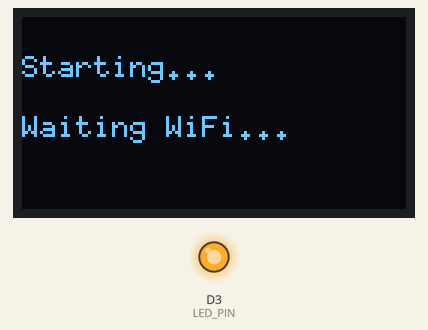
Recording of a sketch running on a simulated ESP8266 (NodeMCU). Parts: 128×64 one-colour display, output pins drawn as LEDs (lit = HIGH). WiFi joins after 1.5 s; servers stay silent unless stated; no MQTT or app messages arrive unless stated; what the sketch prints to the serial monitor is not drawn.

Above: at 0.1 s.
At 1.6 s:
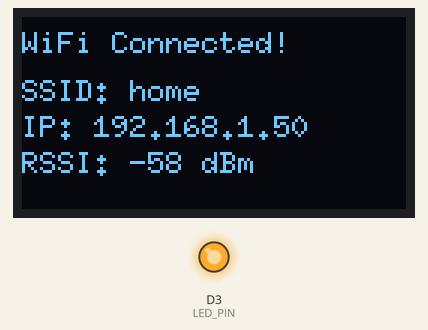
At 6.7 s:
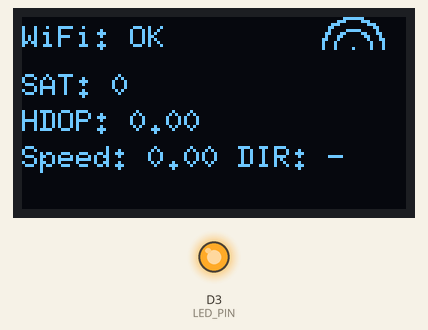

Measured:
- what the display in image 1 shows lasts 5.1 s, from 1.6 s to 6.7 s

The sketch:

esp8266_wifi_oled_IDE_Code.ino
```cpp
#include <Wire.h>
#include <U8g2lib.h>
#include <ESP8266WiFi.h>
#include <WiFiManager.h>
#include <PubSubClient.h>
#include <ArduinoJson.h>

// ===== OLED Config =====
#define OLED_SDA D2
#define OLED_SCL D1
U8G2_SH1106_128X64_NONAME_F_HW_I2C u8g2(U8G2_R0, U8X8_PIN_NONE);

// ===== MQTT Config =====
const char* mqtt_server = "broker.emqx.io";
const int mqtt_port = 1883;
const char* mqtt_topic = "gpsdata";

// ===== Pin Config =====
#define LED_PIN D3 // กระพริบเมื่อส่ง MQTT

WiFiClient espClient;
PubSubClient client(espClient);

// ===== ตัวแปรเก็บค่าล่าสุด =====
int sat = 0;
float hdop = 0.0;
float speed = 0.0;
String dir = "-";

// ===== ตัวแปรหน้าจอ =====
int displayPage = 0;        // 0=เริ่มต้น, 1=WiFi Info, 2=GPS
unsigned long pageStart = 0;

void displayWiFiInfo() {
  u8g2.clearBuffer();
  u8g2.setFont(u8g2_font_6x10_tf);

  // SSID
  u8g2.setCursor(0, 12);
  u8g2.print("WiFi Connected!");
  u8g2.setCursor(0, 28);
  u8g2.print("SSID: "); u8g2.print(WiFi.SSID());

  // IP
  u8g2.setCursor(0, 40);
  u8g2.print("IP: "); u8g2.print(WiFi.localIP());

  // RSSI (ความแรงสัญญาณ)
  u8g2.setCursor(0, 52);
  u8g2.print("RSSI: "); u8g2.print(WiFi.RSSI()); u8g2.print(" dBm");

  u8g2.sendBuffer();
}

// ===== reconnect control =====
unsigned long lastReconnectAttempt = 0;
const unsigned long reconnectInterval = 5000; // พยายาม reconnect ทุก 5 วินาที

// ===== ฟังก์ชันวาด WiFi icon (ครึ่งวงโค้ง) =====
void drawWiFiIcon(int x, int y, bool connected) {
  if (connected) {
    // วาดวงโค้ง 3 ชั้น (U8g2 ใช้มุม 0..255 สำหรับ arc)
    u8g2.drawArc(x, y, 10, 0, 128); // ชั้นใหญ่
    u8g2.drawArc(x, y, 6, 0, 128);  // ชั้นกลาง
    u8g2.drawPixel(x, y);           // จุดตรงกลาง
  } else {
    // กากบาท
    u8g2.drawLine(x-5, y-5, x+5, y+5);
    u8g2.drawLine(x-5, y+5, x+5, y-5);
  }
}

// ===== ฟังก์ชันแสดงบน OLED =====
void displayData(bool wifiOK) {
  u8g2.clearBuffer();
  u8g2.setFont(u8g2_font_6x10_tf);

  // WiFi status text
  u8g2.setCursor(0, 10);
  u8g2.print("WiFi: ");
  u8g2.print(wifiOK ? "OK" : "NO");

  // SAT (ไม่ใช้ XBMP เพื่อเรียบง่าย)
  u8g2.setCursor(0, 26);
  u8g2.print("SAT: "); u8g2.print(sat);

  // HDOP
  u8g2.setCursor(0, 38);
  u8g2.print("HDOP: "); u8g2.print(hdop, 2);

  // Speed
  u8g2.setCursor(0, 50);
  u8g2.print("Speed: "); u8g2.print(speed, 2);

  // Direction
  u8g2.setCursor(72, 50);
  u8g2.print("DIR: "); u8g2.print(dir);

  // WiFi icon มุมขวาบน
  drawWiFiIcon(110, 10, wifiOK);

  u8g2.sendBuffer();
}

// ===== reconnect แบบไม่บล็อก =====
bool tryReconnectMQTT() {
  if (client.connected()) return true;
  unsigned long now = millis();
  if (now - lastReconnectAttempt > reconnectInterval) {
    lastReconnectAttempt = now;
    Serial.print("Attempt MQTT connect...");
    if (client.connect("ESP8266Client-01")) {
      Serial.println("connected");
      return true;
    } else {
      Serial.print("failed rc=");
      Serial.println(client.state());
      // ไม่บล็อก — จะลองใหม่ในรอบหน้าหลัง interval
      return false;
    }
  }
  return false;
}

// ===== ตรวจ WiFi แบบไม่บล็อก (เรียกเริ่มต้น reconnect แต่ไม่รอ) =====
bool checkWiFiNonBlocking() {
  if (WiFi.status() == WL_CONNECTED) return true;
  // ถ้ายังไม่เชื่อมให้เริ่มต้นการเชื่อม (แต่ไม่รอ)
  WiFi.begin();
  return (WiFi.status() == WL_CONNECTED);
}

void setup() {
  Serial.begin(9600);
  pinMode(LED_PIN, OUTPUT);
  digitalWrite(LED_PIN, HIGH); // Active LOW

  Wire.begin(OLED_SDA, OLED_SCL);
  u8g2.begin();

   // แสดงข้อความชั่วคราวก่อนเชื่อม WiFi
  u8g2.clearBuffer();
  u8g2.setFont(u8g2_font_6x10_tf);
  u8g2.setCursor(0, 20);
  u8g2.print("Starting...");
  u8g2.setCursor(0, 40);
  u8g2.print("Waiting WiFi...");
  u8g2.sendBuffer();

 // WiFiManager
  WiFiManager wifiManager;
  wifiManager.setTimeout(180);
  if (!wifiManager.autoConnect("@ESP-GPS")) {
    Serial.println("Failed WiFi, restarting...");
    u8g2.clearBuffer();
    u8g2.setCursor(0, 30);
    u8g2.print("WiFi Failed!");
    u8g2.sendBuffer();
    delay(3000);
    ESP.restart();
  }
  client.setServer(mqtt_server, mqtt_port);
  // แสดงสถานะเริ่มต้น
  displayPage = 1;
  pageStart = millis();  // บันทึกเวลาเริ่มแสดงหน้านี้
  displayWiFiInfo();

  Serial.println("WiFi Connected.");
  Serial.print("SSID: "); Serial.println(WiFi.SSID());
  Serial.print("IP: "); Serial.println(WiFi.localIP());
  Serial.print("RSSI: "); Serial.println(WiFi.RSSI());
}

void loop() {
  // เช็ค WiFi ทุกครั้ง
  bool wifiOK = checkWiFiNonBlocking();

   // --- หน้าจอสลับจาก WiFi Info → GPS ---
  if (displayPage == 1 && millis() - pageStart > 5000) {
    displayPage = 2;
    displayData(wifiOK); // แสดงทันทีว่ามี/ไม่มี WiFi
  }

  // พยายามเชื่อม MQTT แบบไม่บล็อก
  if (tryReconnectMQTT()) {
    client.loop(); // ดูแลการเชื่อมเมื่อ connected
  }

  // อ่าน Serial JSON (ถ้ามี) — อ่านและส่งทันที
  if (Serial.available()) {
    String json = Serial.readStringUntil('\n');
    json.trim();
    if (json.length() > 2 && json.startsWith("{") && json.endsWith("}")) {
      // แปลง JSON เพื่ออัปเดตค่าบนจอ
      StaticJsonDocument<256> doc;
      DeserializationError err = deserializeJson(doc, json);
      if (!err) {
        sat = doc["sat"] | 0;
        hdop = doc["hdop"] | 0.0;
        speed = doc["speed"] | 0.0;
        dir = doc["dir"] ? String((const char*)doc["dir"]) : String("-");
      } else {
        Serial.println("JSON parse error");
      }

      // ส่ง MQTT ถ้าเชื่อม
      if (client.connected()) {
        client.publish(mqtt_topic, json.c_str());
        Serial.println("MQTT ส่ง: " + json);

        // กระพริบ LED สั้นๆ (Active LOW)
        digitalWrite(LED_PIN, LOW);
        delay(100);
        digitalWrite(LED_PIN, HIGH);
      } else {
        Serial.println("MQTT not connected, skip publish");
      }
    }
  }

      // อัปเดตหน้าจอด้วยค่าล่าสุด (wifiOK ยังแสดง)
      if (displayPage == 2) {
      displayData(wifiOK);
    }

  // ไม่มีการ delay ยาวๆ เพื่อให้หน้าจออัปเดตต่อเนื่อง
  delay(200); // แค่ให้ CPU หายใจ (ปรับเป็นค่าน้อยๆ ได้)
}
```
